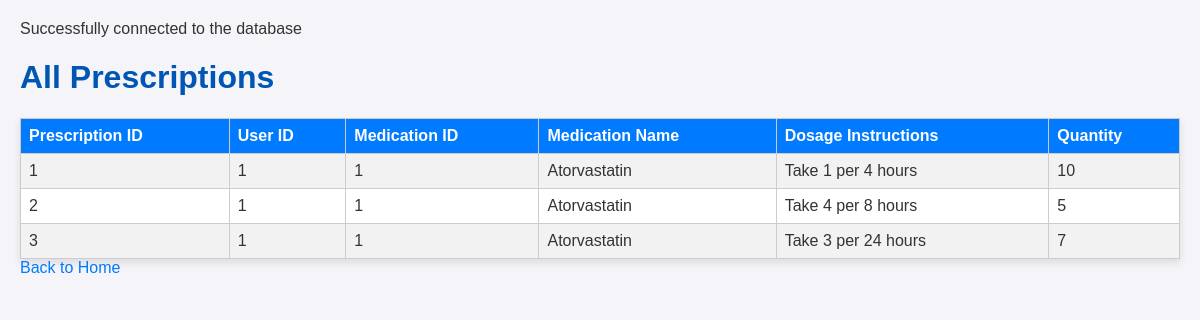
The app's page /CIS344FinalProject/PharmacyServer.php?action=viewPrescriptions with its own data.
### tables this page shows
CREATE TABLE IF NOT EXISTS `Prescriptions` (
  `prescriptionId` INT NOT NULL AUTO_INCREMENT,
  `userId` INT NOT NULL,
  `medicationId` INT NOT NULL,
  `prescribedDate` DATETIME NOT NULL,
  `dosageInstructions` VARCHAR(200) DEFAULT NULL,
  `quantity` INT NOT NULL,
  `refillCount` INT DEFAULT 0,
  PRIMARY KEY (`prescriptionId`),
  INDEX `idx_prescription_user` (`userId`),
  INDEX `idx_prescription_medication` (`medicationId`),
  CONSTRAINT `fk_prescriptions_user`
    FOREIGN KEY (`userId`)
    REFERENCES `Users` (`userId`)
    ON DELETE NO ACTION
    ON UPDATE NO ACTION,
  CONSTRAINT `fk_prescriptions_medication`
    FOREIGN KEY (`medicationId`)
    REFERENCES `Medications` (`medicationId`)
    ON DELETE NO ACTION
    ON UPDATE NO ACTION
);

CREATE TABLE IF NOT EXISTS `Medications` (
  `medicationId` INT NOT NULL AUTO_INCREMENT,
  `medicationName` VARCHAR(45) NOT NULL,
  `dosage` VARCHAR(45) NOT NULL,
  `manufacturer` VARCHAR(100) DEFAULT NULL,
  PRIMARY KEY (`medicationId`)
);

### CIS344FinalProject/PharmacyDatabase.php (called while the page is built, shortened)
<?php
class PharmacyDatabase {
    private $host = "localhost";
    private $port = "3306";
    private $database = "pharmacy_portal_db";
    private $user = "root";
    private $password = "YourPassword";
    private $connection;
    private function connect() {
        $this->connection = new mysqli($this->host, $this->user, $this->password, $this->database, $this->port);
    }
    public function getAllPrescriptions() {
        $result = $this->connection->query("SELECT * FROM  prescriptions join medications on prescriptions.medicationId= medications.medicationId");
        return $result->fetch_all(MYSQLI_ASSOC);
    }
}
?>

### CIS344FinalProject/templates/viewPrescriptions.php (the view, shortened to what this page needs)
<html>
<head><title>View Prescriptions</title>
</head>
<body>
    <h1>All Prescriptions</h1>
    <table border="1">
        <tr>
            <th>Prescription ID</th>
            <th>User ID</th>
            <th>Medication ID</th>
            <th>Medication Name</th>
            <th>Dosage Instructions</th>
            <th>Quantity</th>
        </tr>
        <?php if (empty($prescriptions)): ?>
            <tr>
                <td colspan="6">No prescriptions found.</td>
            </tr>
        <?php else: ?>
            <?php foreach ($prescriptions as $prescription): ?>
                <tr>
                    <td><?= htmlspecialchars($prescription['prescriptionId']) ?></td>
                    <td><?= htmlspecialchars($prescription['userId']) ?></td>
                    <td><?= htmlspecialchars($prescription['medicationId']) ?></td>
                    <td><?= htmlspecialchars($prescription['medicationName']) ?></td>
                    <td><?= htmlspecialchars($prescription['dosageInstructions']) ?></td>
                    <td><?= htmlspecialchars($prescription['quantity']) ?></td>
                </tr>
            <?php endforeach; ?>
        <?php endif; ?>
    </table>
    <a href="PharmacyServer.php">Back to Home</a>
</body>
</html>

### CIS344FinalProject/PharmacyServer.php (shortened to what this page needs)
<?php
require_once 'PharmacyDatabase.php';
class PharmacyPortal {
    private $db;
    public function __construct() {
        $this->db = new PharmacyDatabase();
    }
    public function handleRequest() {
        $action = $_GET['action'] ?? 'home';
        switch ($action) {
            case 'viewPrescriptions':
                $this->viewPrescriptions();
                break;
        }
    }
    private function viewPrescriptions() {
        $prescriptions = $this->db->getAllPrescriptions();
        include 'templates/viewPrescriptions.php';
    }
}
$portal = new PharmacyPortal();
$portal->handleRequest();

### CIS344FinalProject/templates/viewPrescriptions.php (style rules this page uses)
body { font-family: 'Arial', sans-serif; background-color: #f4f4f9; margin: 0; padding: 20px; color: #333; }
h1 { color: #0056b3; }
table { width: 100%; border-collapse: collapse; background-color: #ffffff; box-shadow: 0 4px 8px rgba(0,0,0,0.1); }
th, td { border: 1px solid #ccc; padding: 8px; text-align: left; }
th { background-color: #007bff; color: white; }
tr:nth-child(even) { background-color: #f2f2f2; }
a { color: #007bff; text-decoration: none; transition: color 0.3s; }

### records on screen
prescriptions: prescriptionId "1", userId "1", medicationId.medicationId "1", medicationId.medicationName "Atorvastatin", dosageInstructions "Take 1 per 4 hours", quantity "10"
prescriptions: prescriptionId "2", userId "1", medicationId.medicationId "1", medicationId.medicationName "Atorvastatin", dosageInstructions "Take 4 per 8 hours", quantity "5"
prescriptions: prescriptionId "3", userId "1", medicationId.medicationId "1", medicationId.medicationName "Atorvastatin", dosageInstructions "Take 3 per 24 hours", quantity "7"
